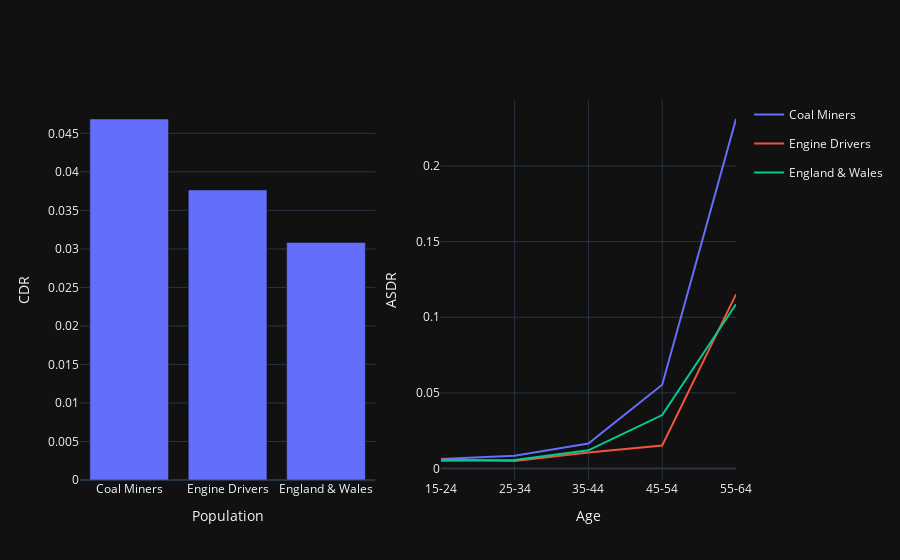

Notebook source saved alongside this figure:
### Code cell
# combine the two plots
fig = make_subplots(rows=1, cols=2)

# bar chart
fig1 = px.bar(data_1_cdr, x='Population', y='CDR')
for trace in fig1.data:
    fig.add_trace(trace, row=1, col=1)

# update x-axis labels on the main fig
fig.update_xaxes(title='Population', 
                 tickvals=data_1_cdr['Population'].unique().tolist(), 
                 ticktext=['Coal Miners', 'Engine Drivers', 'England & Wales'], row=1, col=1)
fig.update_yaxes(title='CDR', row=1, col=1)

# line chart
fig2 = px.line(data_1_long, x='age', y='asdr', color='population')
legend_text = {'coal_cdr':'Coal Miners', 'engine_cdr': 'Engine Drivers', 'ew_cdr': 'England & Wales'}
fig2.for_each_trace(lambda t: t.update(name = legend_text[t.name],
                                       legendgroup = legend_text[t.name],
                                       hovertemplate = t.hovertemplate.replace(t.name, legend_text[t.name])
                                       )
                    )
for trace in fig2.data:
    fig.add_trace(trace, row=1, col=2)

# update y-axis and x-axis titles on the main fig
fig.update_yaxes(title='ASDR', row=1, col=2)
fig.update_xaxes(title='Age', row=1, col=2)

fig.show()

# save the plot
fig.write_image(Path('').resolve().parents[0] / 'output' / 'q1_px.png')

### Figure 1 — Plotly figure (JSON) as saved in the notebook; plotly's stock layout.template omitted (floating-point values rounded to 4 significant figures)
{"data": [{"alignmentgroup": "True", "hovertemplate": "Population=%{x}<br>CDR=%{y}<extra></extra>", "legendgroup": "", "marker": {"color": "#636efa", "pattern": {"shape": ""}}, "name": "", "offsetgroup": "", "orientation": "v", "showlegend": false, "textposition": "auto", "x": ["coal_cdr", "engine_cdr", "ew_cdr"], "xaxis": "x", "y": [0.04686, 0.03766, 0.03082], "yaxis": "y", "type": "bar"}, {"hovertemplate": "population=Coal Miners<br>age=%{x}<br>asdr=%{y}<extra></extra>", "legendgroup": "Coal Miners", "line": {"color": "#636efa", "dash": "solid"}, "marker": {"symbol": "circle"}, "mode": "lines", "name": "Coal Miners", "orientation": "v", "showlegend": true, "x": ["15-24", "25-34", "35-44", "45-54", "55-64"], "xaxis": "x2", "y": [0.006342, 0.008465, 0.01658, 0.05537, 0.231], "yaxis": "y2", "type": "scatter"}, {"hovertemplate": "population=Engine Drivers<br>age=%{x}<br>asdr=%{y}<extra></extra>", "legendgroup": "Engine Drivers", "line": {"color": "#EF553B", "dash": "solid"}, "marker": {"symbol": "circle"}, "mode": "lines", "name": "Engine Drivers", "orientation": "v", "showlegend": true, "x": ["15-24", "25-34", "35-44", "45-54", "55-64"], "xaxis": "x2", "y": [0.005922, 0.004986, 0.01062, 0.01525, 0.1152], "yaxis": "y2", "type": "scatter"}, {"hovertemplate": "population=England & Wales<br>age=%{x}<br>asdr=%{y}<extra></extra>", "legendgroup": "England & Wales", "line": {"color": "#00cc96", "dash": "solid"}, "marker": {"symbol": "circle"}, "mode": "lines", "name": "England & Wales", "orientation": "v", "showlegend": true, "x": ["15-24", "25-34", "35-44", "45-54", "55-64"], "xaxis": "x2", "y": [0.005142, 0.005592, 0.01206, 0.03536, 0.1086], "yaxis": "y2", "type": "scatter"}], "layout": {"xaxis": {"anchor": "y", "domain": [0.0, 0.45], "title": {"text": "Population"}, "tickvals": ["coal_cdr", "engine_cdr", "ew_cdr"], "ticktext": ["Coal Miners", "Engine Drivers", "England & Wales"]}, "yaxis": {"anchor": "x", "domain": [0.0, 1.0], "title": {"text": "CDR"}}, "xaxis2": {"anchor": "y2", "domain": [0.55, 1.0], "title": {"text": "Age"}}, "yaxis2": {"anchor": "x2", "domain": [0.0, 1.0], "title": {"text": "ASDR"}}}}
